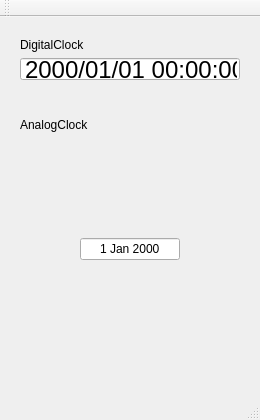
<?xml version="1.0" encoding="UTF-8"?>
<ui version="4.0">
 <class>MainWindow</class>
 <widget class="QMainWindow" name="MainWindow">
  <property name="geometry">
   <rect>
    <x>0</x>
    <y>0</y>
    <width>260</width>
    <height>420</height>
   </rect>
  </property>
  <property name="windowTitle">
   <string>MainWindow</string>
  </property>
  <widget class="QWidget" name="centralWidget">
   <widget class="QWidget" name="widget" native="true">
    <property name="geometry">
     <rect>
      <x>20</x>
      <y>120</y>
      <width>220</width>
      <height>220</height>
     </rect>
    </property>
    <widget class="QDateEdit" name="dateEdit">
     <property name="geometry">
      <rect>
       <x>60</x>
       <y>100</y>
       <width>100</width>
       <height>24</height>
      </rect>
     </property>
     <property name="alignment">
      <set>Qt::AlignCenter</set>
     </property>
     <property name="readOnly">
      <bool>true</bool>
     </property>
     <property name="buttonSymbols">
      <enum>QAbstractSpinBox::NoButtons</enum>
     </property>
    </widget>
   </widget>
   <widget class="QDateTimeEdit" name="dateTimeEdit">
    <property name="geometry">
     <rect>
      <x>20</x>
      <y>40</y>
      <width>220</width>
      <height>24</height>
     </rect>
    </property>
    <property name="font">
     <font>
      <pointsize>18</pointsize>
     </font>
    </property>
    <property name="inputMethodHints">
     <set>Qt::ImhNone</set>
    </property>
    <property name="alignment">
     <set>Qt::AlignCenter</set>
    </property>
    <property name="readOnly">
     <bool>true</bool>
    </property>
    <property name="buttonSymbols">
     <enum>QAbstractSpinBox::NoButtons</enum>
    </property>
    <property name="time">
     <time>
      <hour>0</hour>
      <minute>0</minute>
      <second>0</second>
     </time>
    </property>
    <property name="currentSection">
     <enum>QDateTimeEdit::YearSection</enum>
    </property>
    <property name="displayFormat">
     <string notr="true">yyyy/MM/dd HH:mm:ss</string>
    </property>
   </widget>
   <widget class="QLabel" name="label_DigitalClock">
    <property name="geometry">
     <rect>
      <x>20</x>
      <y>20</y>
      <width>81</width>
      <height>16</height>
     </rect>
    </property>
    <property name="text">
     <string>DigitalClock</string>
    </property>
   </widget>
   <widget class="QLabel" name="label_AnalogClock">
    <property name="geometry">
     <rect>
      <x>20</x>
      <y>100</y>
      <width>81</width>
      <height>16</height>
     </rect>
    </property>
    <property name="text">
     <string>AnalogClock</string>
    </property>
   </widget>
  </widget>
  <widget class="QMenuBar" name="menuBar">
   <property name="geometry">
    <rect>
     <x>0</x>
     <y>0</y>
     <width>260</width>
     <height>22</height>
    </rect>
   </property>
  </widget>
  <widget class="QToolBar" name="mainToolBar">
   <attribute name="toolBarArea">
    <enum>TopToolBarArea</enum>
   </attribute>
   <attribute name="toolBarBreak">
    <bool>false</bool>
   </attribute>
  </widget>
  <widget class="QStatusBar" name="statusBar"/>
 </widget>
 <layoutdefault spacing="6" margin="11"/>
 <resources/>
 <connections/>
</ui>
